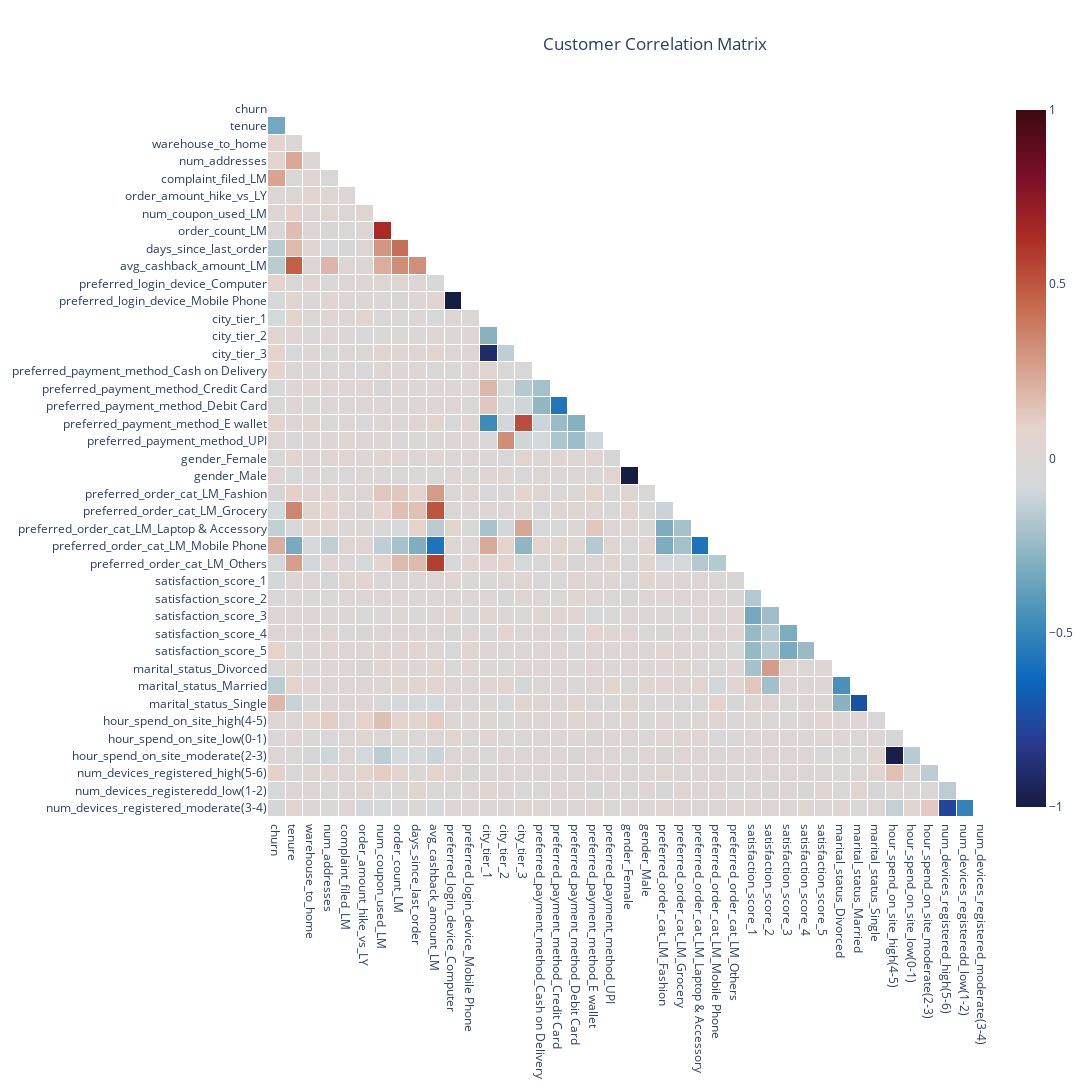

Write notebook code for a chart like this one.
### Markdown cell above
For added legibility, the above matrix will be converted into an interactive heatmap using Plotly.

### Code cell
# graph presets
mask = np.triu(np.ones_like(consol_corr_matrix, dtype = bool))
consol_corr_matrix = consol_corr_matrix.mask(mask)

# graph data
heat = go.Heatmap(
                  z = consol_corr_matrix, # plot the correlation matrix
                  x = consol_corr_matrix.columns.values, # set x-axis labels to matrix columns
                  y = consol_corr_matrix.columns.values, # set y-axis labels to matrix columns
                  xgap = 1, # include horizontal space between grid cells
                  ygap = 1, # include vertical space between grid cells
                  zmin = - 1, # set the lower bound of the colorscale
                  zmax = 1, # set the upper bound of the colorscale
                  colorscale = 'balance' # set colorscale
                  )

# graph settings
title = 'Customer Correlation Matrix' # set plot title

layout = go.Layout(
                   title_text=title, # set heatmap title
                   title_x=0.60, # set title's horizontal alignment
                   width=1200, # set figure width
                   height=1200, # set figure height
                   xaxis_showgrid=False, # disable x-axis gridlines
                   yaxis_showgrid=False, # disable y-axis gridlines
                   yaxis_autorange='reversed',
                   plot_bgcolor = 'white' # set the background color
                   )

# display graph
fig=go.Figure(data=[heat], layout=layout)
fig.show()

### Figure 1 — Plotly figure (JSON) as saved in the notebook; plotly's stock layout.template omitted (floating-point values rounded to 4 significant figures; data arrays with more than 128 entries replaced by an {"elided": "..."} marker saying what was removed)
{"data": [{"colorscale": [[0, "rgb(23, 28, 66)"], [0.09091, "rgb(41, 58, 143)"], [0.1818, "rgb(11, 102, 189)"], [0.2727, "rgb(69, 144, 185)"], [0.3636, "rgb(142, 181, 194)"], [0.4545, "rgb(210, 216, 219)"], [0.5455, "rgb(230, 210, 204)"], [0.6364, "rgb(213, 157, 137)"], [0.7273, "rgb(196, 101, 72)"], [0.8182, "rgb(172, 43, 36)"], [0.9091, "rgb(120, 14, 40)"], [1, "rgb(60, 9, 17)"]], "type": "heatmap", "x": ["churn", "tenure", "warehouse_to_home", "num_addresses", "complaint_filed_LM", "order_amount_hike_vs_LY", "num_coupon_used_LM", "order_count_LM", "days_since_last_order", "avg_cashback_amount_LM", "preferred_login_device_Computer", "preferred_login_device_Mobile Phone", "city_tier_1", "city_tier_2", "city_tier_3", "preferred_payment_method_Cash on Delivery", "preferred_payment_method_Credit Card", "preferred_payment_method_Debit Card", "preferred_payment_method_E wallet", "preferred_payment_method_UPI", "gender_Female", "gender_Male", "preferred_order_cat_LM_Fashion", "preferred_order_cat_LM_Grocery", "preferred_order_cat_LM_Laptop & Accessory", "preferred_order_cat_LM_Mobile Phone", "preferred_order_cat_LM_Others", "satisfaction_score_1", "satisfaction_score_2", "satisfaction_score_3", "satisfaction_score_4", "satisfaction_score_5", "marital_status_Divorced", "marital_status_Married", "marital_status_Single", "hour_spend_on_site_high(4-5)", "hour_spend_on_site_low(0-1)", "hour_spend_on_site_moderate(2-3)", "num_devices_registered_high(5-6)", "num_devices_registeredd_low(1-2)", "num_devices_registered_moderate(3-4)"], "xgap": 1, "y": ["churn", "tenure", "warehouse_to_home", "num_addresses", "complaint_filed_LM", "order_amount_hike_vs_LY", "num_coupon_used_LM", "order_count_LM", "days_since_last_order", "avg_cashback_amount_LM", "preferred_login_device_Computer", "preferred_login_device_Mobile Phone", "city_tier_1", "city_tier_2", "city_tier_3", "preferred_payment_method_Cash on Delivery", "preferred_payment_method_Credit Card", "preferred_payment_method_Debit Card", "preferred_payment_method_E wallet", "preferred_payment_method_UPI", "gender_Female", "gender_Male", "preferred_order_cat_LM_Fashion", "preferred_order_cat_LM_Grocery", "preferred_order_cat_LM_Laptop & Accessory", "preferred_order_cat_LM_Mobile Phone", "preferred_order_cat_LM_Others", "satisfaction_score_1", "satisfaction_score_2", "satisfaction_score_3", "satisfaction_score_4", "satisfaction_score_5", "marital_status_Divorced", "marital_status_Married", "marital_status_Single", "hour_spend_on_site_high(4-5)", "hour_spend_on_site_low(0-1)", "hour_spend_on_site_moderate(2-3)", "num_devices_registered_high(5-6)", "num_devices_registeredd_low(1-2)", "num_devices_registered_moderate(3-4)"], "ygap": 1, "z": {"elided": "41x41 float values"}, "zmax": 1, "zmin": -1}], "layout": {"height": 1200, "plot_bgcolor": "white", "title": {"text": "Customer Correlation Matrix", "x": 0.6}, "width": 1200, "xaxis": {"showgrid": false}, "yaxis": {"autorange": "reversed", "showgrid": false}}}
